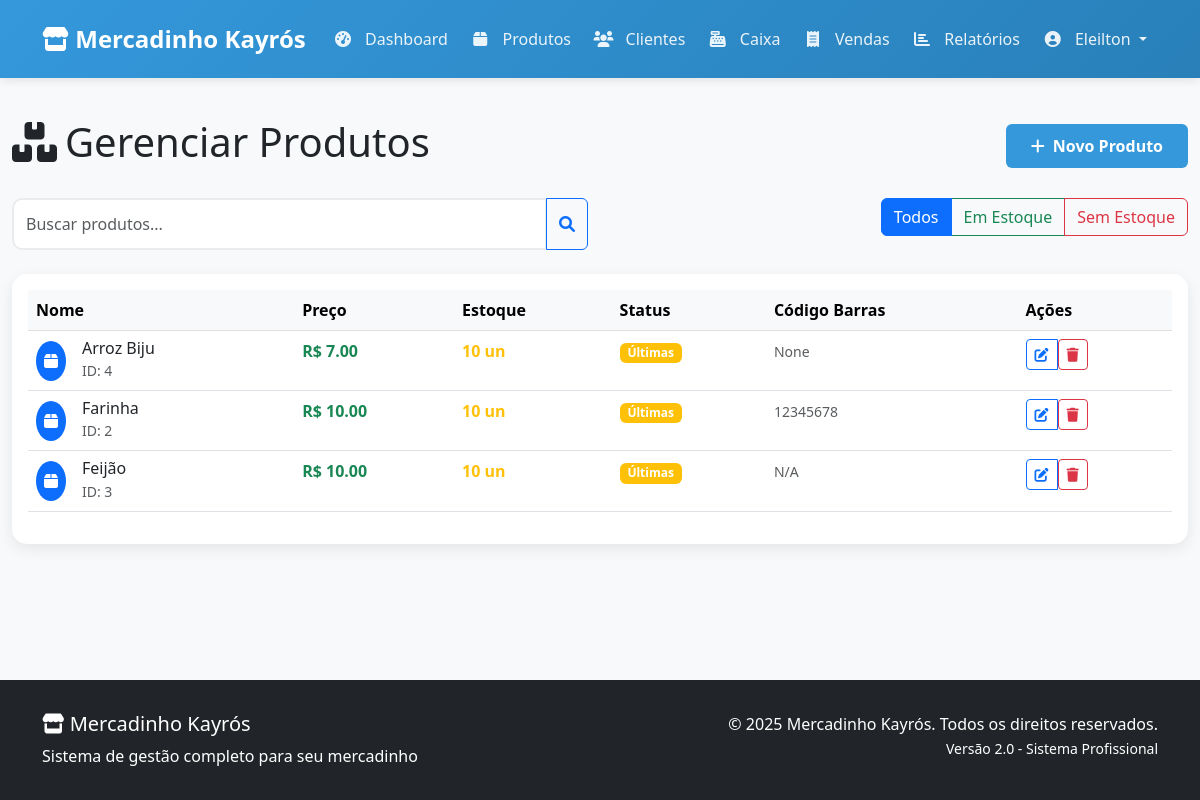
The page /produtos (signed in) on the database as committed earlier.
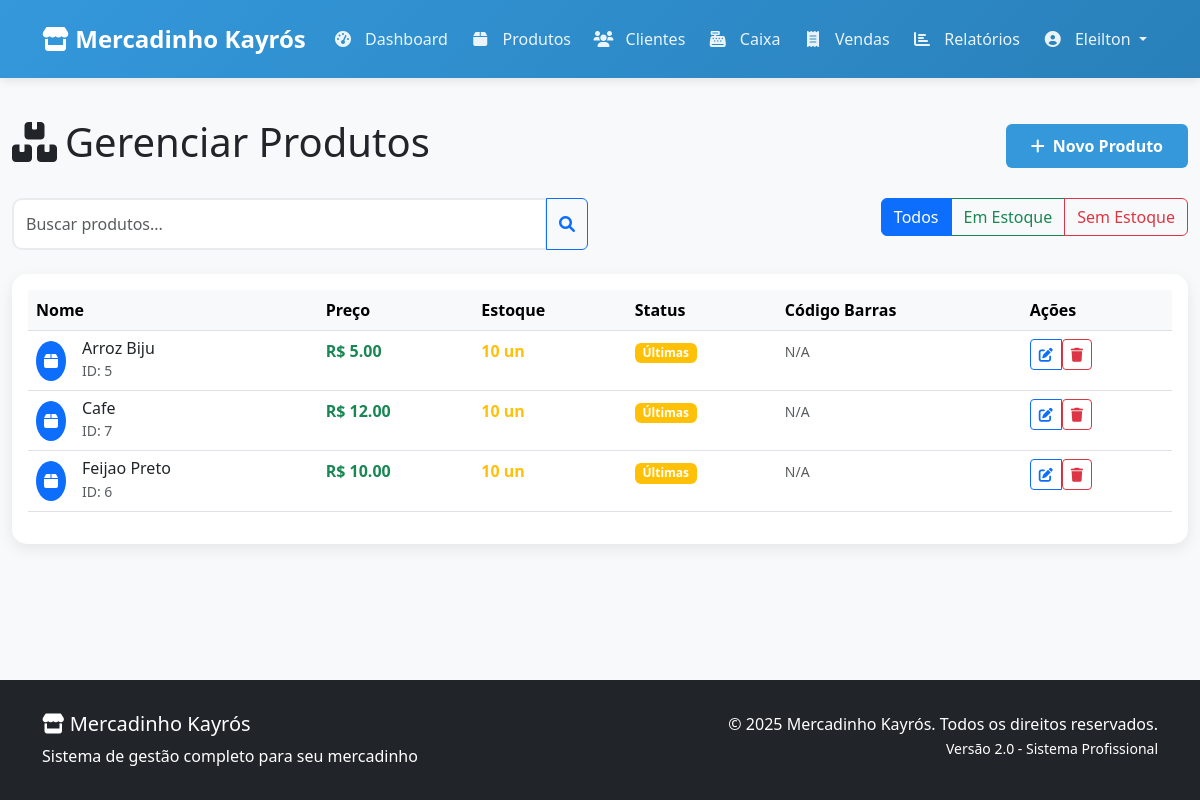
The same page on the database as committed later.
### tables this page shows
CREATE TABLE usuarios (
        id INTEGER PRIMARY KEY AUTOINCREMENT,
        username TEXT NOT NULL UNIQUE,
        password_hash TEXT NOT NULL
    );

CREATE TABLE produtos (
        id INTEGER PRIMARY KEY AUTOINCREMENT,
        nome TEXT NOT NULL,
        preco REAL NOT NULL,
        quantidade INTEGER NOT NULL,
        codigo_barras TEXT UNIQUE
    );

### app.py (the view)
@app.route('/produtos')
@login_required
def produtos():
    try:
        lista_produtos = db.listar_produtos()
        return render_template('produtos.html', produtos=lista_produtos)
    except Exception as e:
        flash('Erro ao carregar produtos.', 'danger')
        return render_template('produtos.html', produtos=[])

### app.py (called while the page is built)
@login_manager.user_loader
def load_user(user_id):
    try:
        return db.get_user_by_id(int(user_id))
    except (ValueError, TypeError):
        return None

@app.before_request
def before_request():
    if request.method == 'POST':
        for key, value in request.form.items():
            if len(str(value)) > 1000:
                flash('Dados enviados são muito grandes!', 'danger')
                return redirect(url_for('index'))

@app.context_processor
def inject_template_vars():
    return {
        'current_year': datetime.utcnow().year,
        'current_user': current_user
    }

### logica_banco.py (called while the page is built)
def get_user_by_id(user_id):
    db = DatabaseManager()
    if not db.connect():
        return None
    user_data = db.fetch_one("SELECT * FROM usuarios WHERE id = ?", (user_id,))
    db.disconnect()
    if user_data:
        return User(
            id=user_data['id'],
            username=user_data['username'],
            password_hash=user_data['password_hash']
        )
    return None

def listar_produtos():
    db = DatabaseManager()
    if not db.connect():
        return []
    produtos = db.fetch_all("SELECT * FROM produtos ORDER BY nome")
    db.disconnect()
    return produtos

    def connect(self):
        try:
            self.conn = sqlite3.connect(self.db_name)
            self.conn.row_factory = sqlite3.Row  # Permite acessar resultados por nome da coluna
            self.cursor = self.conn.cursor()
            return True
        except sqlite3.Error as e:
            print(f"❌ Erro ao conectar com o banco: {e}")
            return False

    def disconnect(self):
        if self.conn:
            self.conn.close()

    def fetch_all(self, query, params=()):
        try:
            self.cursor.execute(query, params)
            return self.cursor.fetchall()
        except sqlite3.Error as e:
            print(f"❌ Erro ao buscar dados: {e}")
            return []

    def fetch_one(self, query, params=()):
        try:
            self.cursor.execute(query, params)
            return self.cursor.fetchone()
        except sqlite3.Error as e:
            print(f"❌ Erro ao buscar dado: {e}")
            return None

### templates/produtos.html (shortened to what this page needs)
{% extends "base.html" %}
{% block content %}
<div class="container-fluid py-4">
    <div class="row mb-4">
        <div class="col-12">
            <div class="d-flex justify-content-between align-items-center">
                <h1><i class="fas fa-boxes me-2"></i>Gerenciar Produtos</h1>
                <a href="{{ url_for('adicionar_produto') }}" class="btn btn-primary">
                    <i class="fas fa-plus me-2"></i>Novo Produto
                </a>
            </div>
        </div>
    </div>
    <div class="row mb-4">
        <div class="col-md-6">
            <div class="input-group">
                <input type="text" class="form-control" placeholder="Buscar produtos...">
                <button class="btn btn-outline-primary" type="button">
                    <i class="fas fa-search"></i>
                </button>
            </div>
        </div>
        <div class="col-md-6 text-end">
            <div class="btn-group">
                <button class="btn btn-outline-primary active">Todos</button>
                <button class="btn btn-outline-success">Em Estoque</button>
                <button class="btn btn-outline-danger">Sem Estoque</button>
            </div>
        </div>
    </div>
    <div class="card">
        <div class="card-body">
            {% if produtos %}
            <div class="table-responsive">
                <table class="table table-hover">
                    <thead class="table-light">
                        <tr>
                            <th>Nome</th>
                            <th>Preço</th>
                            <th>Estoque</th>
                            <th>Status</th>
                            <th>Código Barras</th>
                            <th>Ações</th>
                        </tr>
                    </thead>
                    <tbody>
                        {% for produto in produtos %}
                        <tr>
                            <td>
                                <div class="d-flex align-items-center">
                                    <div class="bg-primary rounded-circle text-white p-2 me-3">
                                        <i class="fas fa-box"></i>
                                    </div>
                                    <div>
                                        <h6 class="mb-0">{{ produto.nome }}</h6>
                                        <small class="text-muted">ID: {{ produto.id }}</small>
                                    </div>
                                </div>
                            </td>
                            <td class="fw-bold text-success">R$ {{ "%.2f"|format(produto.preco) }}</td>
                            <td>
                                <span class="fw-bold {% if produto.quantidade > 10 %}text-success{% elif produto.quantidade > 0 %}text-warning{% else %}text-danger{% endif %}">
                                    {{ produto.quantidade }} un
                                </span>
                            </td>
                            <td>
                                {% if produto.quantidade > 10 %}
                                <span class="badge bg-success">Disponível</span>
                                {% elif produto.quantidade > 0 %}
                                <span class="badge bg-warning">Últimas</span>
                                {% else %}
                                <span class="badge bg-danger">Esgotado</span>
                                {% endif %}
                            </td>
                            <td>
                                <small class="text-muted">{{ produto.codigo_barras or 'N/A' }}</small>
                            </td>
                            <td>
                                <div class="btn-group">
                                    <a href="{{ url_for('editar_produto', id=produto.id) }}"
                                       class="btn btn-sm btn-outline-primary"
                                       data-bs-toggle="tooltip" title="Editar">
                                        <i class="fas fa-edit"></i>
                                    </a>
                                    <form method="POST" action="{{ url_for('excluir_produto', id=produto.id) }}"
                                          class="d-inline" onsubmit="return confirm('Tem certeza que deseja excluir este produto?')">
                                        <button type="submit" class="btn btn-sm btn-outline-danger"
                                                data-bs-toggle="tooltip" title="Excluir">
                                            <i class="fas fa-trash"></i>
                                        </button>
                                    </form>
                                </div>
                            </td>
                        </tr>
                        {% endfor %}
                    </tbody>
                </table>
            </div>
            {% endif %}
        </div>
    </div>
</div>
{% endblock %}

### templates/base.html (shortened to what this page needs)
<!DOCTYPE html>
<html lang="pt-br">
<head>
    <link href="https://cdn.jsdelivr.net/npm/bootstrap@5.3.0/dist/css/bootstrap.min.css" rel="stylesheet">
    <link href="https://cdnjs.cloudflare.com/ajax/libs/font-awesome/6.0.0/css/all.min.css" rel="stylesheet">
</head>
<body>
    <nav class="navbar navbar-expand-lg navbar-dark">
        <div class="container">
            <a class="navbar-brand" href="{{ url_for('dashboard') }}">
                <i class="fas fa-store"></i> Mercadinho Kayrós
            </a>
            <div class="collapse navbar-collapse" id="navbarNav">
                <ul class="navbar-nav me-auto">
                    <li class="nav-item">
                        <a class="nav-link" href="{{ url_for('dashboard') }}">
                            <i class="fas fa-tachometer-alt"></i> Dashboard
                        </a>
                    </li>
                    <li class="nav-item">
                        <a class="nav-link" href="{{ url_for('produtos') }}">
                            <i class="fas fa-box"></i> Produtos
                        </a>
                    </li>
                    <li class="nav-item">
                        <a class="nav-link" href="{{ url_for('clientes') }}">
                            <i class="fas fa-users"></i> Clientes
                        </a>
                    </li>
                    <li class="nav-item">
                        <a class="nav-link" href="{{ url_for('caixa') }}">
                            <i class="fas fa-cash-register"></i> Caixa
                        </a>
                    </li>
                    <li class="nav-item">
                        <a class="nav-link" href="{{ url_for('vendas') }}">
                            <i class="fas fa-receipt"></i> Vendas
                        </a>
                    </li>
                    <li class="nav-item">
                        <a class="nav-link" href="{{ url_for('relatorios') }}">
                            <i class="fas fa-chart-bar"></i> Relatórios
                        </a>
                    </li>
                </ul>
                <ul class="navbar-nav">
                    {% if current_user.is_authenticated %}
                    <li class="nav-item dropdown">
                        <a class="nav-link dropdown-toggle" href="#" id="navbarDropdown" role="button" data-bs-toggle="dropdown">
                            <i class="fas fa-user-circle"></i> {{ current_user.username }}
                        </a>
                    </li>
                    {% else %}
                    <li class="nav-item">
                        <a class="nav-link" href="{{ url_for('login') }}">
                            <i class="fas fa-sign-in-alt"></i> Login
                        </a>
                    </li>
                    {% endif %}
                </ul>
            </div>
        </div>
    </nav>
    <main>
        {% block content %}{% endblock %}
    </main>
    <footer class="bg-dark text-white mt-5">
        <div class="container">
            <div class="row">
                <div class="col-md-6">
                    <h5><i class="fas fa-store"></i> Mercadinho Kayrós</h5>
                    <p class="mb-0">Sistema de gestão completo para seu mercadinho</p>
                </div>
                <div class="col-md-6 text-md-end">
                    <p class="mb-0">&copy; {{ current_year }} Mercadinho Kayrós. Todos os direitos reservados.</p>
                    <small>Versão 2.0 - Sistema Profissional</small>
                </div>
            </div>
        </div>
    </footer>
</body>
</html>

### templates/base.html (style rules this page uses)
:root { --primary: #3498db; --secondary: #e74c3c; --success: #2ecc71; --warning: #f39c12; --dark: #2c3e50; --light: #ecf0f1; }
body { background-color: #f8f9fa; font-family: 'Segoe UI', Tahoma, Geneva, Verdana, sans-serif; min-height: 100vh; display: flex; flex-direction: column; }
.navbar { background: linear-gradient(135deg, var(--primary), #2980b9); box-shadow: 0 2px 10px rgba(0,0,0,0.1); padding: 1rem 0; }
.navbar-brand { font-weight: 700; font-size: 1.5rem; color: white !important; }
.navbar-nav .nav-link { color: rgba(255,255,255,0.9) !important; font-weight: 500; padding: 0.5rem 1rem; border-radius: 5px; margin: 0 0.2rem; transition: all 0.3s ease; }
.navbar-nav .nav-link i { margin-right: 0.5rem; width: 20px; text-align: center; }
.btn-primary { background: var(--primary); border: none; padding: 10px 25px; font-weight: 600; transition: all 0.3s ease; }
.card { border: none; border-radius: 15px; box-shadow: 0 5px 15px rgba(0,0,0,0.08); transition: all 0.3s ease; margin-bottom: 20px; }
.form-control { border-radius: 10px; border: 2px solid #e9ecef; padding: 12px; transition: all 0.3s ease; }
main { flex: 1; padding-bottom: 2rem; }
footer { background-color: var(--dark); color: white; padding: 2rem 0; margin-top: auto; }

Rows that differ between the two databases and show on the page:
removed produtos: nome "Arroz Biju", id "4", preco "7.00", quantidade "10", shows "Últimas", codigo_barras "None"
removed produtos: nome "Farinha", id "2", preco "10.00", quantidade "10", shows "Últimas", codigo_barras "12345678"
removed produtos: nome "Feijão", id "3", preco "10.00", quantidade "10", shows "Últimas", codigo_barras "N/A"
added produtos: nome "Arroz Biju", id "5", preco "5.00", quantidade "10", shows "Últimas", codigo_barras "N/A"
added produtos: nome "Cafe", id "7", preco "12.00", quantidade "10", shows "Últimas", codigo_barras "N/A"
added produtos: nome "Feijao Preto", id "6", preco "10.00", quantidade "10", shows "Últimas", codigo_barras "N/A"
